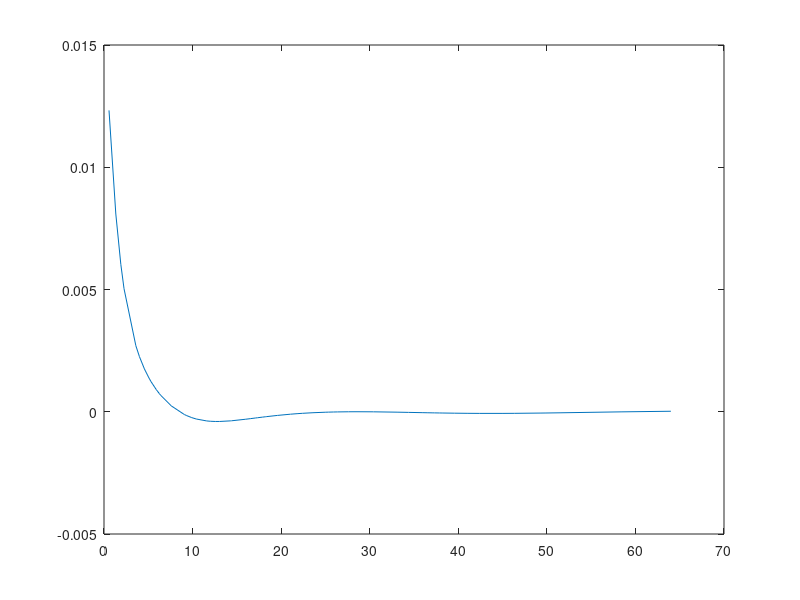

Here is the MATLAB script that generated this plot: (Note: this script raises an error after producing the figure.)
%primitive lattice (a units)
u=0.263170;
f=1.330207;


vecp1=[-1/2, -sqrt(3)/2, 0];
vecp2=[1, 0, 0];
vecp3=[0, 0, f];

%reciprocal lattice
vecp2timesvecp3= [0, f, 0];
vecp3timesvecp1= [0.8660*f, -0.5*f, 0];
vecp1timesvecp2=[0, 0 ,0.8660];

%reciprocal lattice vectors(2pi/a units)
vec1=[1, -1/sqrt(3), 0];
vec2=[1, 1/sqrt(3), 0];
vec3=[0, 0, 1/f];


%tau vectors:
vecT1 = [0, 0.5*sqrt(3)*u, -1.0/3.0*f];
vecT2 = [1.5, 0, 0]*u;
vecT3 = [0, -0.5*sqrt(3)*u, 1.0/3.0*f];

a_0 =       0.108;
a_1 =     -0.5043;
a_2 =     -0.1753;
b_0 =      0.5751;
b_1 =      -1.011;
b_2 =       1.412;



%G-vector:
K = @(h,k,l) h*vec1 + k*vec2 + l*vec3;

f      = @(B,X)  sin(B.*X)./(B.*X);                                   %  sin(bx)/(bx)
dfdx   = @(B,X)  B.*((B.*X).*cos(B.*X) - sin(B.*X))./((B.*X).^2);     %  d/dx of above

% ---------- NEW polyval and its derivative ------------------------------
polyval     = @(x)  a_0*f(b_0,x)                    + ...
                    a_1*(f(b_1,x)).^2               + ...
                    a_2*(f(b_2,x)).^3;

der_polyval = @(x)  a_0*dfdx(b_0,x)                 + ...
                    a_1*2*f(b_1,x).*dfdx(b_1,x)     + ...
                    a_2*3*(f(b_2,x)).^2.*dfdx(b_2,x);

results=[];

%---------------- loop over G-shells --------------------------------------
results = [];

for h = 0:4
    for k = 0:4
        for l = 0:4
            Gnorm = norm(K(h,k,l));
            if Gnorm <= 8
                results = [results ; Gnorm^2 , 0.025*(1/Gnorm)*der_polyval(Gnorm)];
            end
        end
    end
end


results=sortrows(results);
plot(results(2:end,1),results(2:end,2)); hold on;

rounded_results = round(results, 10);
results=unique(rounded_results,"rows");



a =   -0.0569*0.025;
b =     -0.2292;
c =      0.2347;
bess = @(x) a*(sin(b*x)./((b*x).^2)-cos(c*x)./(c*x));

plot(results(2:end,1),bess(results(2:end,1))); hold off;

rows = 2:size(results,1);              % use 1:size(...) if you want all
pairs = compose('%.10g:%.10g', ...
                results(rows,1), bess(results(rows,1)));   % cell array of strings

fprintf('output: [%s]\n', strjoin(pairs, ','));
